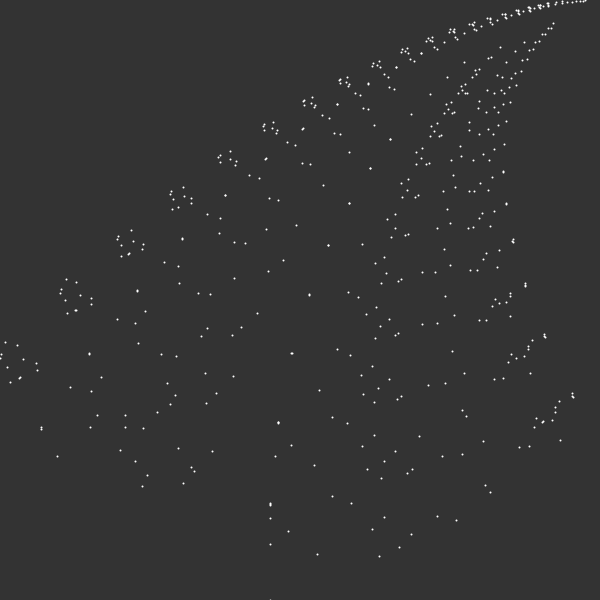
Frame 1 (no input)
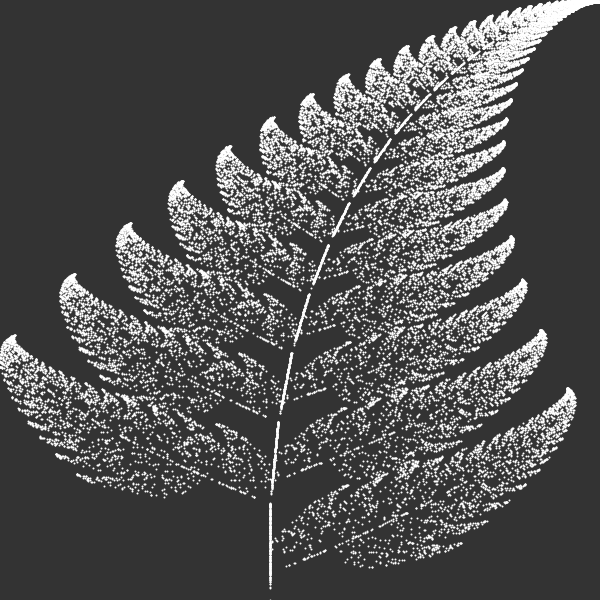
Frame 60 (the mouse pressed at the canvas centre just before this capture)
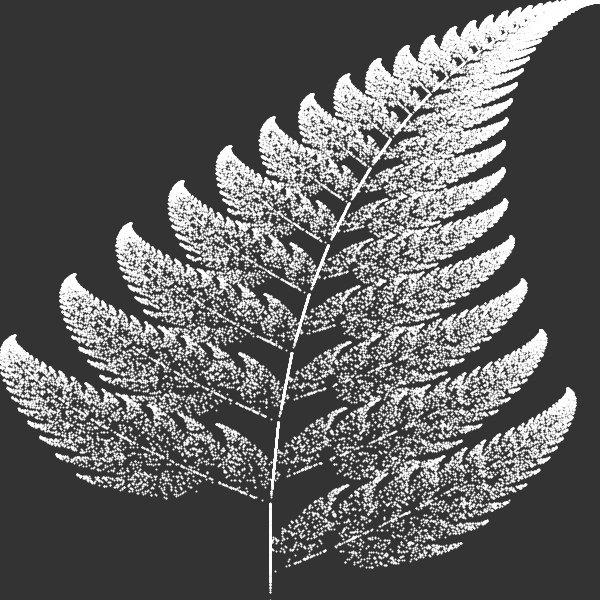
Frame 120 (the mouse held since frame 60 and released just before this capture)

The Processing sketch that drew these frames (run headless with seeded random() and noise(); from frame 60 on, the mouse is pressed at the canvas centre):

// Processing sketch: CC_0108_barnsley_fern
// ── CC_0108_barnsley_fern.pde
// Daniel Shiffman
// http://codingtra.in
// http://patreon.com/codingtrain

// Barnsley Fern
// https://youtu.be/JFugGF1URNo

float x = 0;
float y = 0;

void setup() {
  size(600, 600);
  background(51);
}
void nextPoint() {
  float nextX;
  float nextY;

  float r = random(1);

  if (r < 0.01) {
    // 1
    nextX =  0;
    nextY =  0.16 * y;
  } else if (r < 0.86) {
    // 2
    nextX =  0.85 * x +  0.04 * y;
    nextY = -0.04 * x +  0.85 * y + 1.6;
  } else if (r < 0.93) {
    // 3
    nextX =  0.20 * x + -0.26 * y;
    nextY =  0.23 * x +  0.22 * y + 1.6;
  } else {
    // 4
    nextX = -0.15 * x +  0.28 * y;
    nextY =  0.26 * x +  0.24 * y + 0.44;
  }

  x = nextX;
  y = nextY;
}

// −2.1820 < x < 2.6558 and 0 ≤ y < 9.9983
void drawPoint() {
  stroke(255);
  strokeWeight(2);
  float px = map(x, -2.1820, 2.6558, 0, width);
  float py = map(y, 0, 9.9983, height, 0);
  point(px, py);
}

void draw() {
  for (int i = 0; i < 500; i++) {
    drawPoint();
    nextPoint();
  }
}
